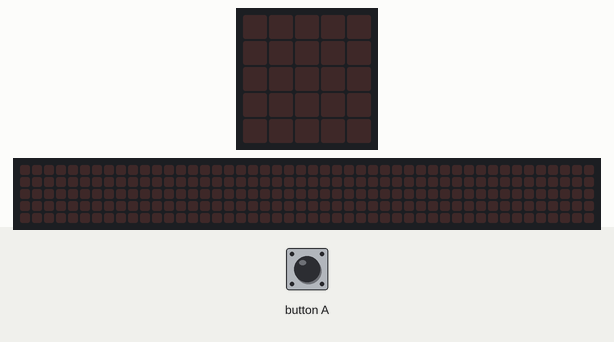
Simulated run of this program. Board: BBC micro:bit (MakeCode). On the bench: the board's 5×5 LED display, a strip that is not on the board, showing the scrolling text unrolled. The inputs (shaded band) are chosen by the test bench. Random numbers come from a fixed seed; the 48×5 strip is a reading aid, not a part: it shows the text the display is scrolling, unrolled, one strip-width of it at a time.

Above: at 1.2 s.
1.3 s: button A pressed for 0.15 s
At 1.52 s:
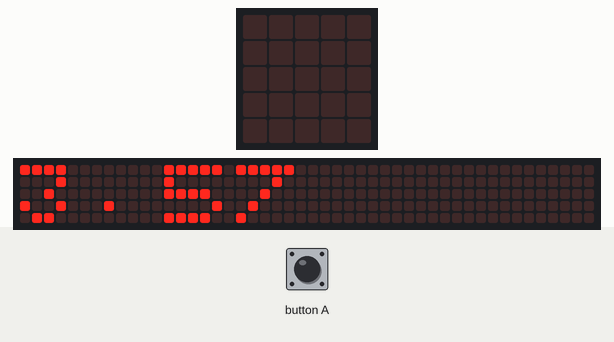
At 1.97 s:
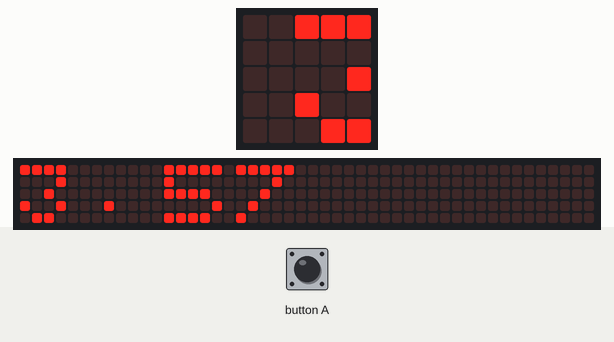
4.3 s: button A pressed for 0.15 s
7.4 s: button A pressed for 0.15 s
At 18.4 s:
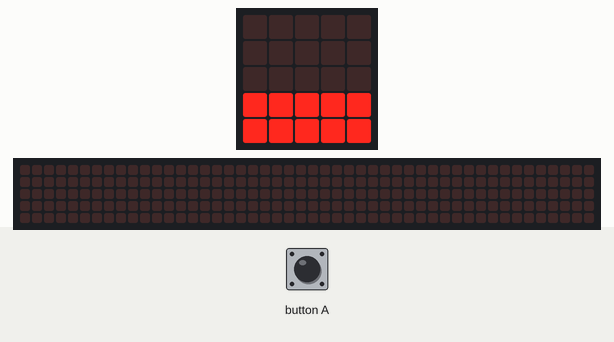

Measured:
- after the input at 1.3 s, the display: changes after 0.15 s (image 1)

The program:

main.ts
```typescript
let valor_dado = 0
let promedio = 0
input.onButtonPressed(Button.A, function () {
    valor_dado = 0
    for (let index = 0; index < 7; index++) {
        valor_dado += randint(0, 6)
    }
    promedio = valor_dado / 7
    basic.showNumber(promedio)
    if (promedio < 1) {
        basic.showLeds(`
            . . . . .
            . . . . .
            . . . . .
            . . . . .
            . . . . .
            `)
    }
    if (promedio >= 1 && promedio < 2) {
        basic.showLeds(`
            . . . . .
            . . . . .
            . . . . .
            . . . . .
            # # # # #
            `)
    }
    if (promedio >= 2 && promedio < 3) {
        basic.showLeds(`
            . . . . .
            . . . . .
            . . . . .
            # # # # #
            # # # # #
            `)
    }
    if (promedio >= 3 && promedio < 4) {
        basic.showLeds(`
            . . . . .
            . . . . .
            # # # # #
            # # # # #
            # # # # #
            `)
    }
    if (promedio >= 4 && promedio < 5) {
        basic.showLeds(`
            . . . . .
            # # # # #
            # # # # #
            # # # # #
            # # # # #
            `)
    }
    if (promedio >= 5 && promedio <= 6) {
        basic.showLeds(`
            # # # # #
            # # # # #
            # # # # #
            # # # # #
            # # # # #
            `)
    }
    basic.pause(1000)
    basic.clearScreen()
})
```

test.ts
```typescript
// aquí va el archivo "tests"; esto no se compilará cuando este paquete se utilice como una extensión.
```
